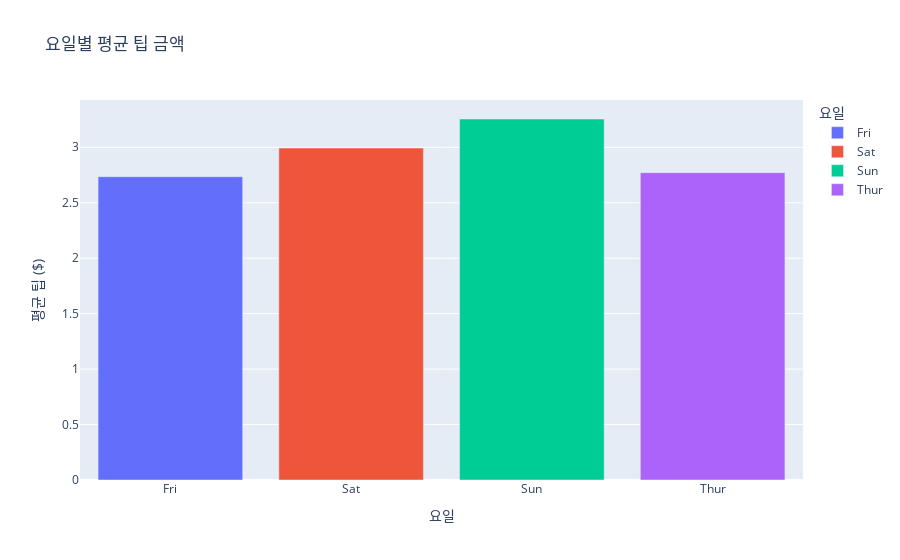

Write notebook code for a chart like this one.
### Code cell
px.bar(avg_tip_by_day,
    x="day",
    y="tip",
    color="day",
    title="요일별 평균 팁 금액",
    labels={'tip': '평균 팁 ($)', 'day': '요일'})

### Figure 1 — Plotly figure (JSON) as saved in the notebook; plotly's stock layout.template omitted (floating-point values rounded to 4 significant figures)
{"data": [{"hovertemplate": "요일=%{x}<br>평균 팁 ($)=%{y}<extra></extra>", "legendgroup": "Fri", "marker": {"color": "#636efa", "pattern": {"shape": ""}}, "name": "Fri", "orientation": "v", "showlegend": true, "textposition": "auto", "type": "bar", "x": ["Fri"], "xaxis": "x", "y": [2.735], "yaxis": "y"}, {"hovertemplate": "요일=%{x}<br>평균 팁 ($)=%{y}<extra></extra>", "legendgroup": "Sat", "marker": {"color": "#EF553B", "pattern": {"shape": ""}}, "name": "Sat", "orientation": "v", "showlegend": true, "textposition": "auto", "type": "bar", "x": ["Sat"], "xaxis": "x", "y": [2.993], "yaxis": "y"}, {"hovertemplate": "요일=%{x}<br>평균 팁 ($)=%{y}<extra></extra>", "legendgroup": "Sun", "marker": {"color": "#00cc96", "pattern": {"shape": ""}}, "name": "Sun", "orientation": "v", "showlegend": true, "textposition": "auto", "type": "bar", "x": ["Sun"], "xaxis": "x", "y": [3.255], "yaxis": "y"}, {"hovertemplate": "요일=%{x}<br>평균 팁 ($)=%{y}<extra></extra>", "legendgroup": "Thur", "marker": {"color": "#ab63fa", "pattern": {"shape": ""}}, "name": "Thur", "orientation": "v", "showlegend": true, "textposition": "auto", "type": "bar", "x": ["Thur"], "xaxis": "x", "y": [2.771], "yaxis": "y"}], "layout": {"barmode": "relative", "legend": {"title": {"text": "요일"}, "tracegroupgap": 0}, "title": {"text": "요일별 평균 팁 금액"}, "xaxis": {"anchor": "y", "categoryarray": ["Fri", "Sat", "Sun", "Thur"], "categoryorder": "array", "domain": [0, 1], "title": {"text": "요일"}}, "yaxis": {"anchor": "x", "domain": [0, 1], "title": {"text": "평균 팁 ($)"}}}}
